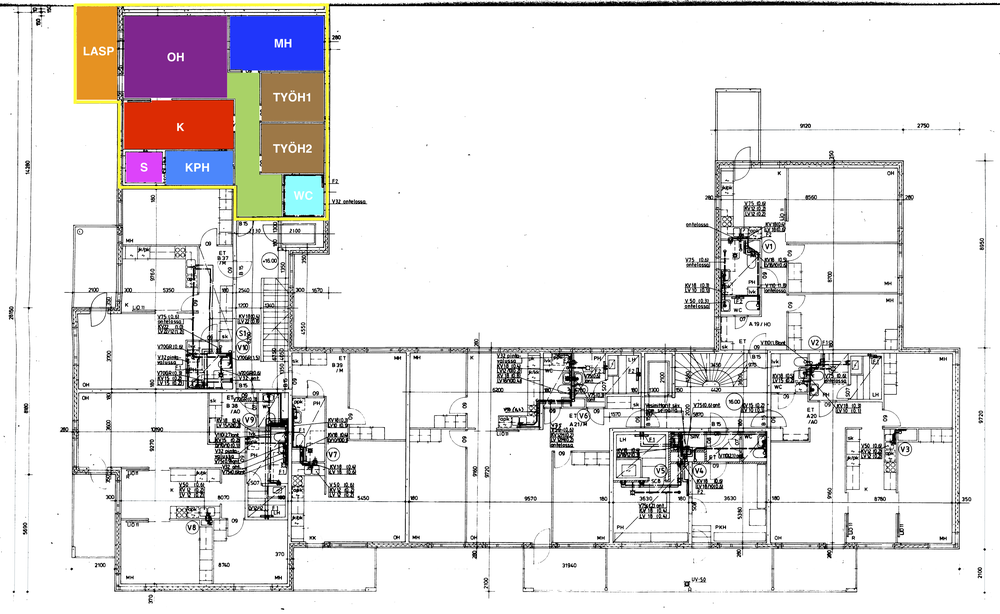
#> input picture assets/floorplan-scanned-apartment-room-names.png, 1000 x 614 px, shrunk from 7672 x 4712 before the run
$ python -i wall_extraction.py   (imports and definitions only)
#> lines starting #> are read from the running program, lines starting #| are printed output that depends on the picture; after the words box and inside, x2 and y2 are one past the last pixel; in counts of white or black regions, pixels touching at a corner belong together
#> further down, picture is the input picture: shape (614, 1000, 3); mean B, G, R 226.8, 226.2, 229.1
"""Wall extraction and structural element detection."""

from typing import List, Optional, Tuple

import cv2
import numpy as np
from scipy import ndimage


def extract_walls_morphological(
    image: np.ndarray,
    min_wall_thickness: int = 3,
    max_wall_thickness: int = 15,
) -> np.ndarray:
    """Extract walls using multi-scale morphological filtering.

    This separates thick lines (walls) from thin lines (annotations, ventilation, etc.)

    Args:
        image: Input image (BGR or grayscale)
        min_wall_thickness: Minimum wall thickness in pixels
        max_wall_thickness: Maximum wall thickness in pixels

    Returns:
        Binary mask with walls (255 = wall, 0 = background)
    """
#> called with min_wall_thickness = 3, max_wall_thickness = 15
    # Convert to grayscale if needed
    if len(image.shape) == 3:
        gray = cv2.cvtColor(image, cv2.COLOR_BGR2GRAY)
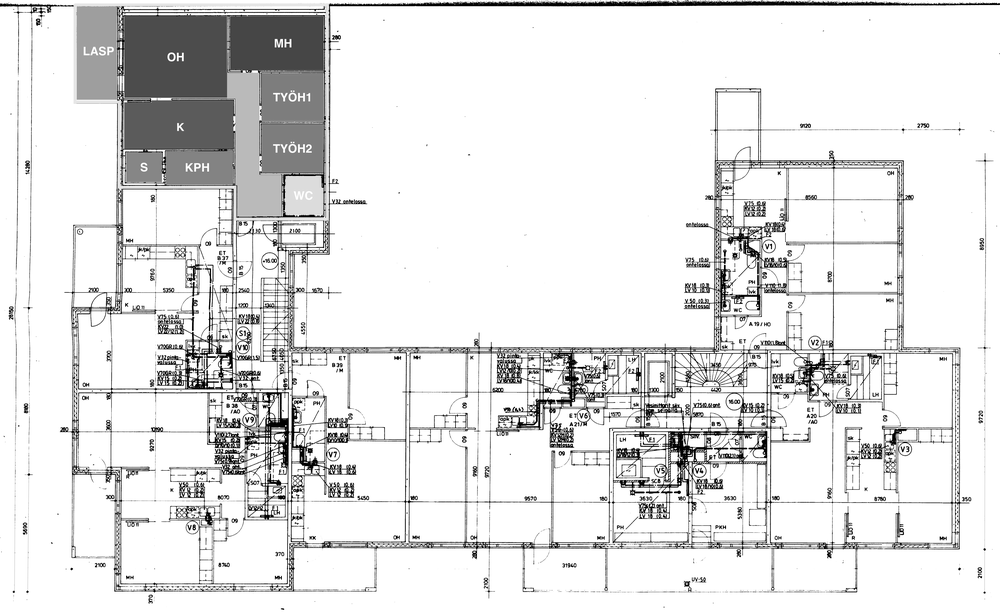
#> gray: shape (614, 1000); min 0, max 255, mean 227.1
    else:
        gray = image.copy()

    # Apply adaptive threshold to get binary image
    binary = cv2.adaptiveThreshold(
        gray,
        255,
        cv2.ADAPTIVE_THRESH_GAUSSIAN_C,
        cv2.THRESH_BINARY_INV,
        15,
        5
    )
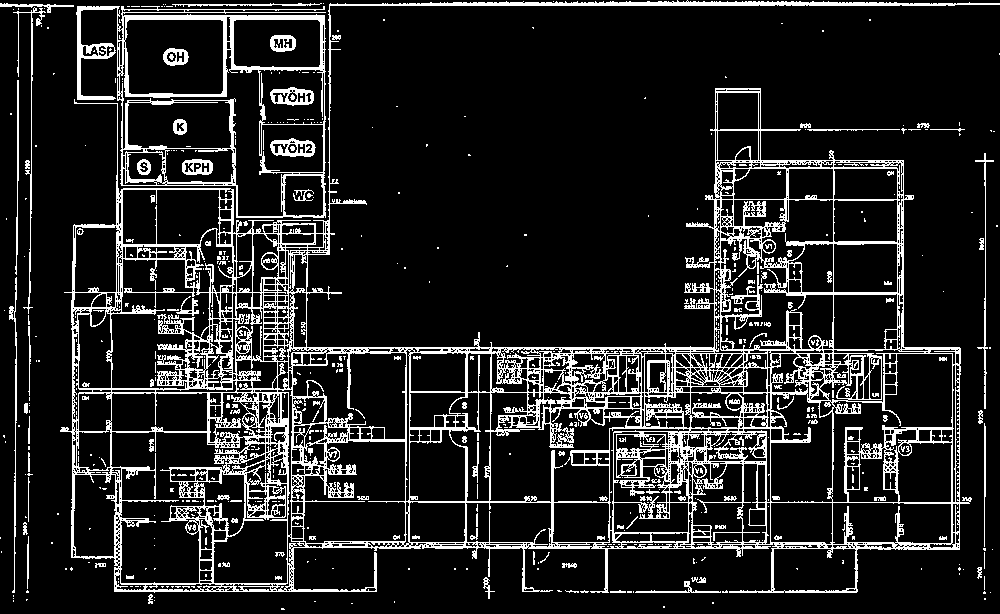
#> binary: shape (614, 1000); 13.6% white in thin lines or dots

    # Use morphological operations to extract thick lines (walls)
    # We'll use different kernel sizes and combine results

    wall_mask = np.zeros_like(binary)

    # Extract horizontal walls
    horizontal_kernel = cv2.getStructuringElement(
        cv2.MORPH_RECT,
        (max_wall_thickness * 3, min_wall_thickness)
    )
    horizontal_walls = cv2.morphologyEx(binary, cv2.MORPH_OPEN, horizontal_kernel)
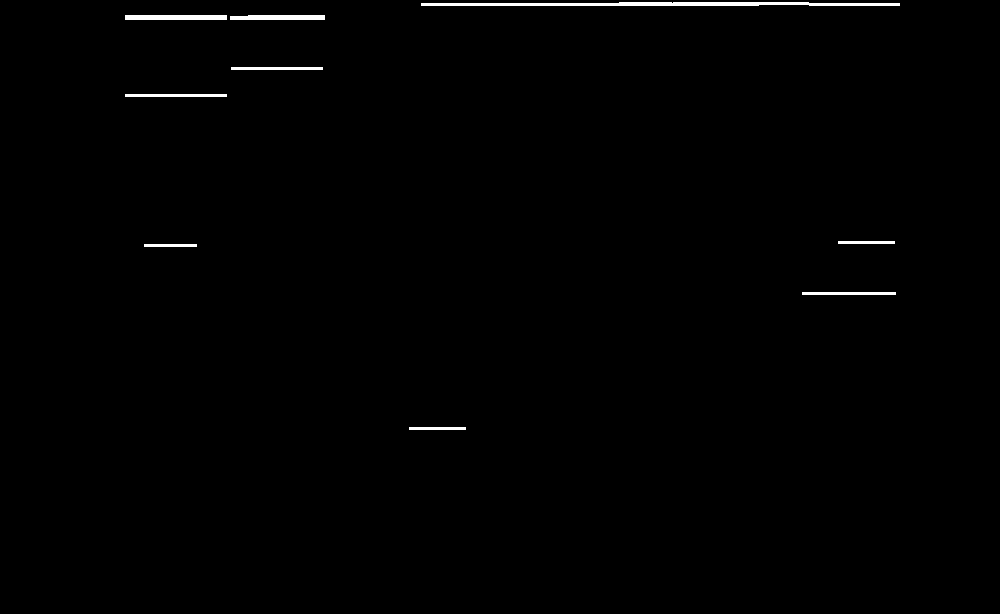
#> horizontal_walls: shape (614, 1000); 0.64% white; 9 white regions, largest, box (x1, y1, x2, y2) and area: (421, 2, 900, 6) 1576, (125, 15, 227, 20) 510, (230, 15, 325, 20) 457

    # Extract vertical walls
    vertical_kernel = cv2.getStructuringElement(
        cv2.MORPH_RECT,
        (min_wall_thickness, max_wall_thickness * 3)
    )
    vertical_walls = cv2.morphologyEx(binary, cv2.MORPH_OPEN, vertical_kernel)
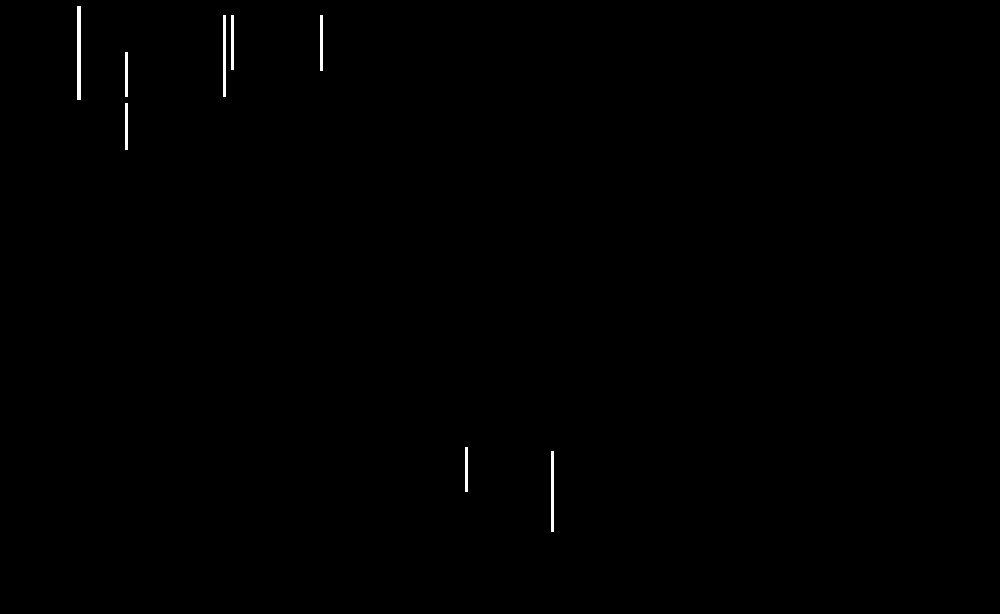
#> vertical_walls: shape (614, 1000); 0.26% white; 8 white regions, largest, box (x1, y1, x2, y2) and area: (77, 6, 81, 100) 376, (223, 15, 226, 97) 246, (551, 451, 554, 532) 243

    # Combine horizontal and vertical walls
    wall_mask = cv2.bitwise_or(horizontal_walls, vertical_walls)
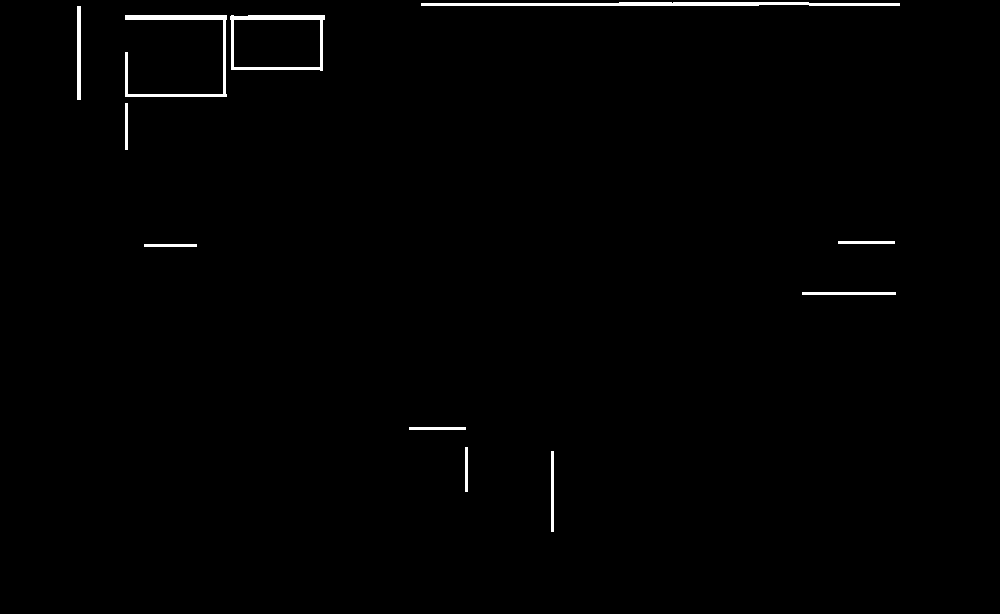
#> wall_mask: shape (614, 1000); 0.89% white; 11 white regions, largest, box (x1, y1, x2, y2) and area: (421, 2, 900, 6) 1576, (125, 15, 227, 97) 1164, (230, 15, 325, 71) 1021

    # Clean up the mask
    kernel = np.ones((3, 3), np.uint8)
    wall_mask = cv2.morphologyEx(wall_mask, cv2.MORPH_CLOSE, kernel, iterations=2)
#> wall_mask: shape (614, 1000); 0.95% white; 10 white regions, largest, box (x1, y1, x2, y2) and area: (125, 15, 325, 97) 2201, (421, 0, 900, 6) 1957, (77, 6, 81, 100) 376

    # Dilate slightly to connect nearby wall segments
    wall_mask = cv2.dilate(wall_mask, kernel, iterations=1)
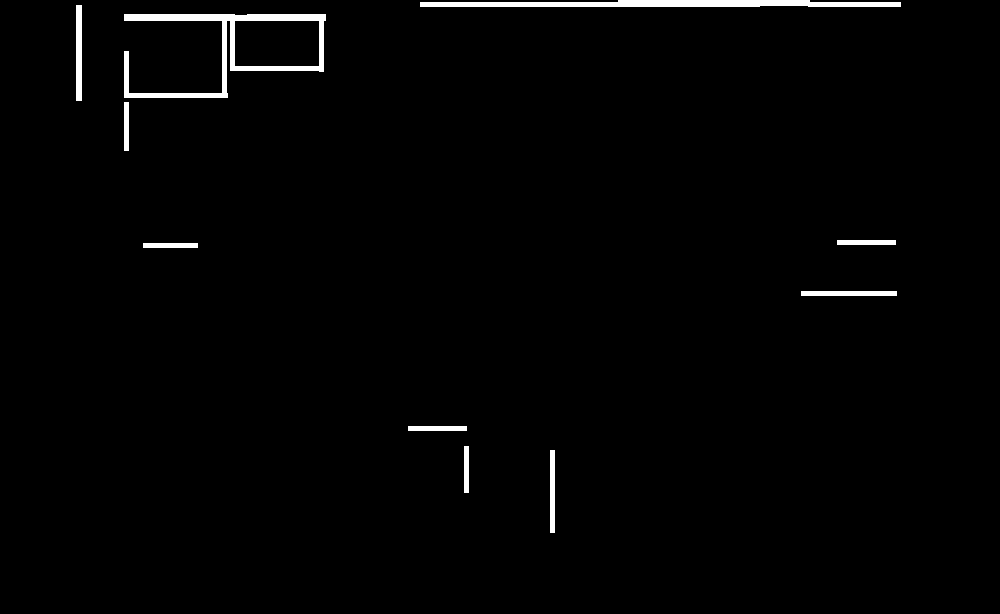
#> wall_mask: shape (614, 1000); 1.5% white; 10 white regions, largest, box (x1, y1, x2, y2) and area: (124, 14, 326, 98) 3417, (420, 0, 901, 7) 2741, (76, 5, 82, 101) 576

    return wall_mask


# [204 lines left out: functions detect_doors_from_walls, _find_gaps_in_wall, cluster_door_widths, visualize_doors, not called in this run]

>>> import cv2
>>> picture = cv2.imread('../assets/floorplan-scanned-apartment-room-names.png')
>>> result = extract_walls_morphological(picture)
